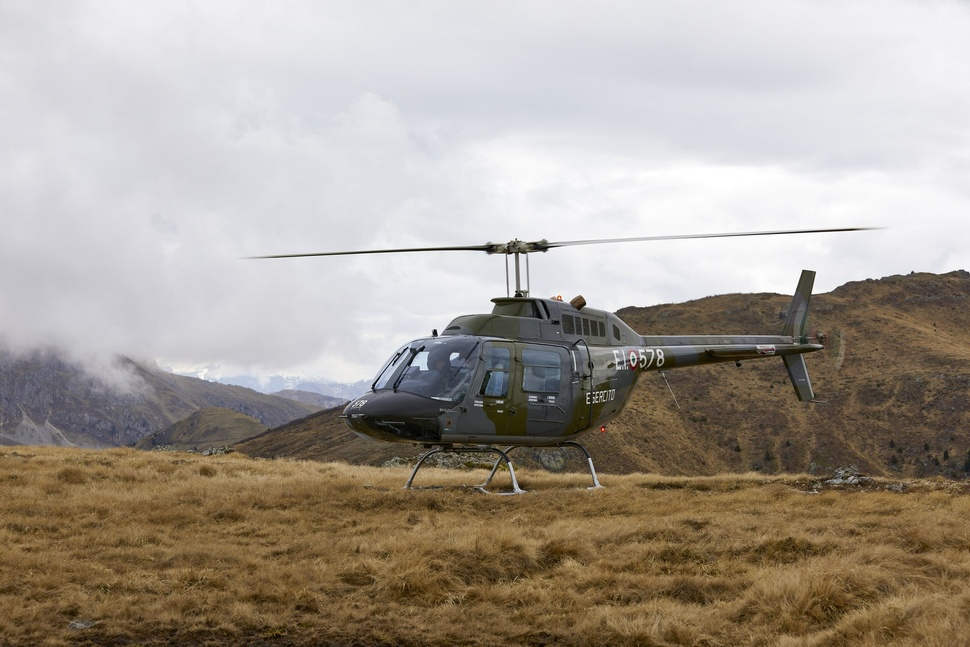
#> input picture imgs/ab206_caae.jpg, 970 x 647 px, shrunk from 1920 x 1280 before the run
$ python crop_images.py
#> lines starting #> are read from the running program, lines starting #| are printed output that depends on the picture
#!/usr/bin/env python3
from PIL import Image
import os

imgs_dir = "imgs"

# Immagini 206 da ritagliare
images_to_crop = [
    "ab206_caae.jpg",
    "206_2_caae.jpg",
    "206_3_caae.jpg"
]

for img_name in images_to_crop:
    path = os.path.join(imgs_dir, img_name)
    if not os.path.exists(path):
        print(f"Skip {img_name} - not found")
        continue

    try:
        img = Image.open(path)
#> img is the input picture: PIL image 970x647 RGB; mean R, G, B 166.2, 157.7, 147.8
        w, h = img.size
#> w = 970; h = 647
        print(f"{img_name}: {w}x{h}")
#| ab206_caae.jpg: 970x647

        if w > h:  # landscape - crop height to 65%
            new_h = int(h * 0.65)
#> new_h = 420
            top = (h - new_h) // 2
#> top = 113
            crop_box = (0, top, w, top + new_h)
#> crop_box = (0, 113, 970, 533)
            cropped = img.crop(crop_box)
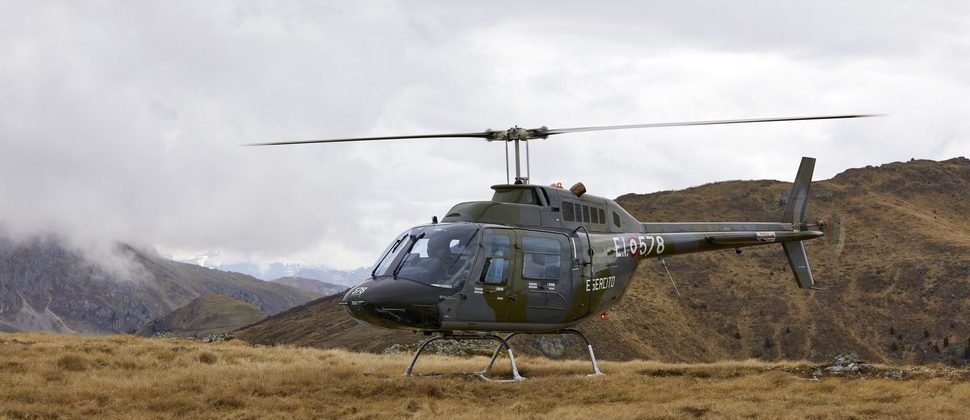
#> cropped: PIL image 970x420 RGB; mean R, G, B 165, 158.6, 151.8
            print(f"  -> Cropped to {cropped.size}")
#|   -> Cropped to (970, 420)
            cropped.save(path, "JPEG", quality=85)
        else:
            print(f"  -> Skipping (not landscape)")
    except Exception as e:
        print(f"Error with {img_name}: {e}")
#> pass 2 of the loop `for img_name in images_to_crop:`:
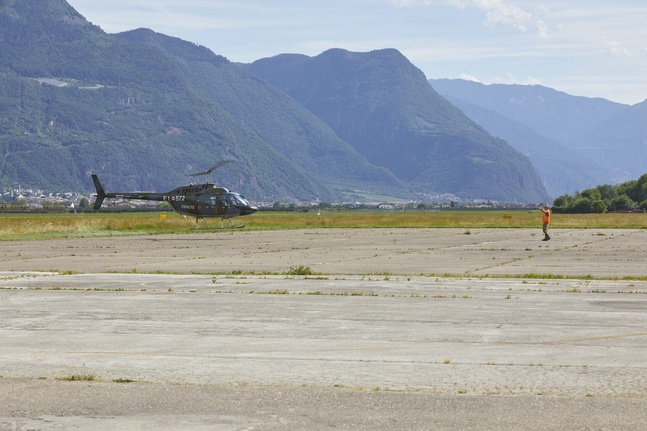
#> input picture imgs/206_2_caae.jpg, 647 x 431 px, shrunk from 1280 x 853 before the run
#> img is the input picture: PIL image 647x431 RGB; mean R, G, B 157.1, 162.3, 166.2
#| 206_2_caae.jpg: 647x431
#> `cropped = img.crop(crop_box)`:
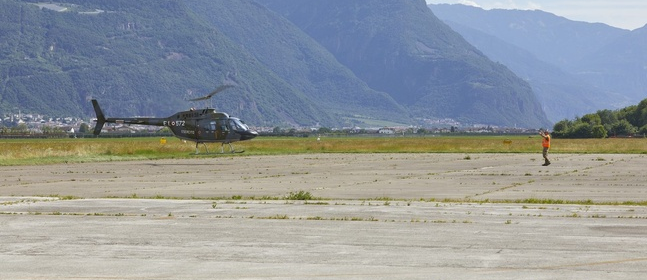
#> cropped: PIL image 647x280 RGB; mean R, G, B 145.6, 151.4, 155.3
#|   -> Cropped to (647, 280)
#> pass 3 of the loop `for img_name in images_to_crop:`:
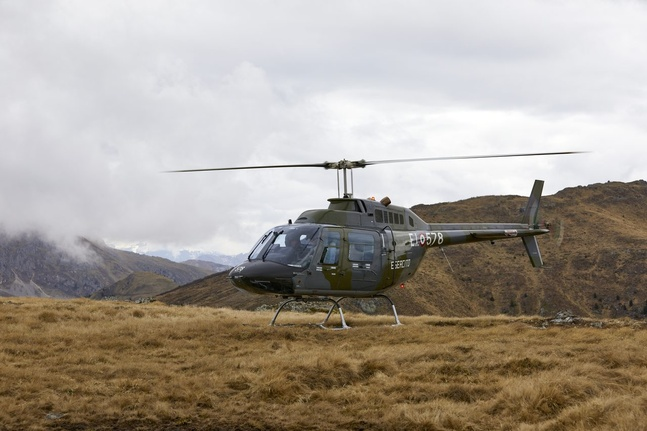
#> input picture imgs/206_3_caae.jpg, 647 x 431 px, shrunk from 1280 x 853 before the run
#> img is the input picture: PIL image 647x431 RGB; mean R, G, B 166.1, 157.7, 147.7
#| 206_3_caae.jpg: 647x431
#> `cropped = img.crop(crop_box)`:
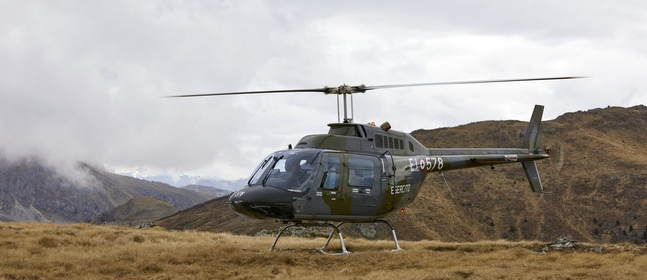
#> cropped: PIL image 647x280 RGB; mean R, G, B 165, 158.7, 151.8
#|   -> Cropped to (647, 280)

print("\nDone cropping AB-206 images")
